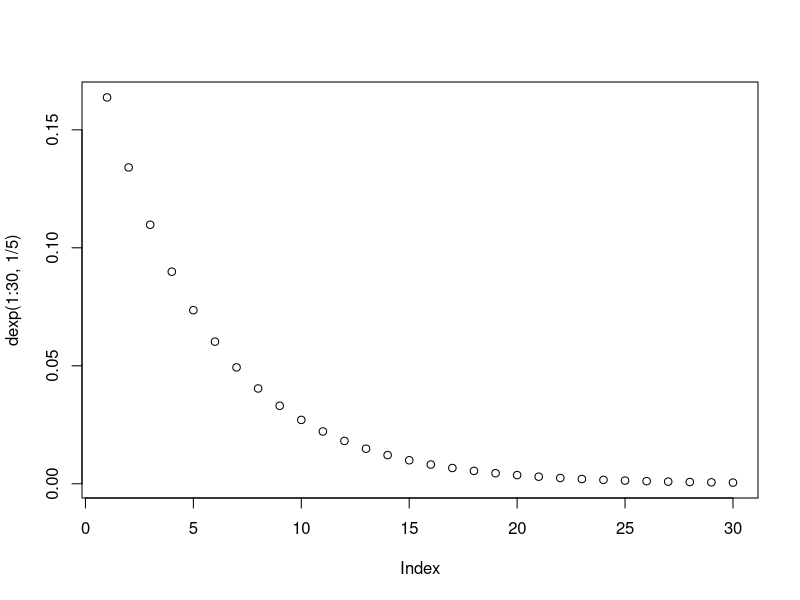

The R source for this figure:
## Task 2:

## Rate equals one divided by the mean time for car service:
## Calculate P(X <= 30):
pexp(30, rate=1/5)

## Plot the graphic for k=1:30 :
plot(dexp(1:30, 1/5))
